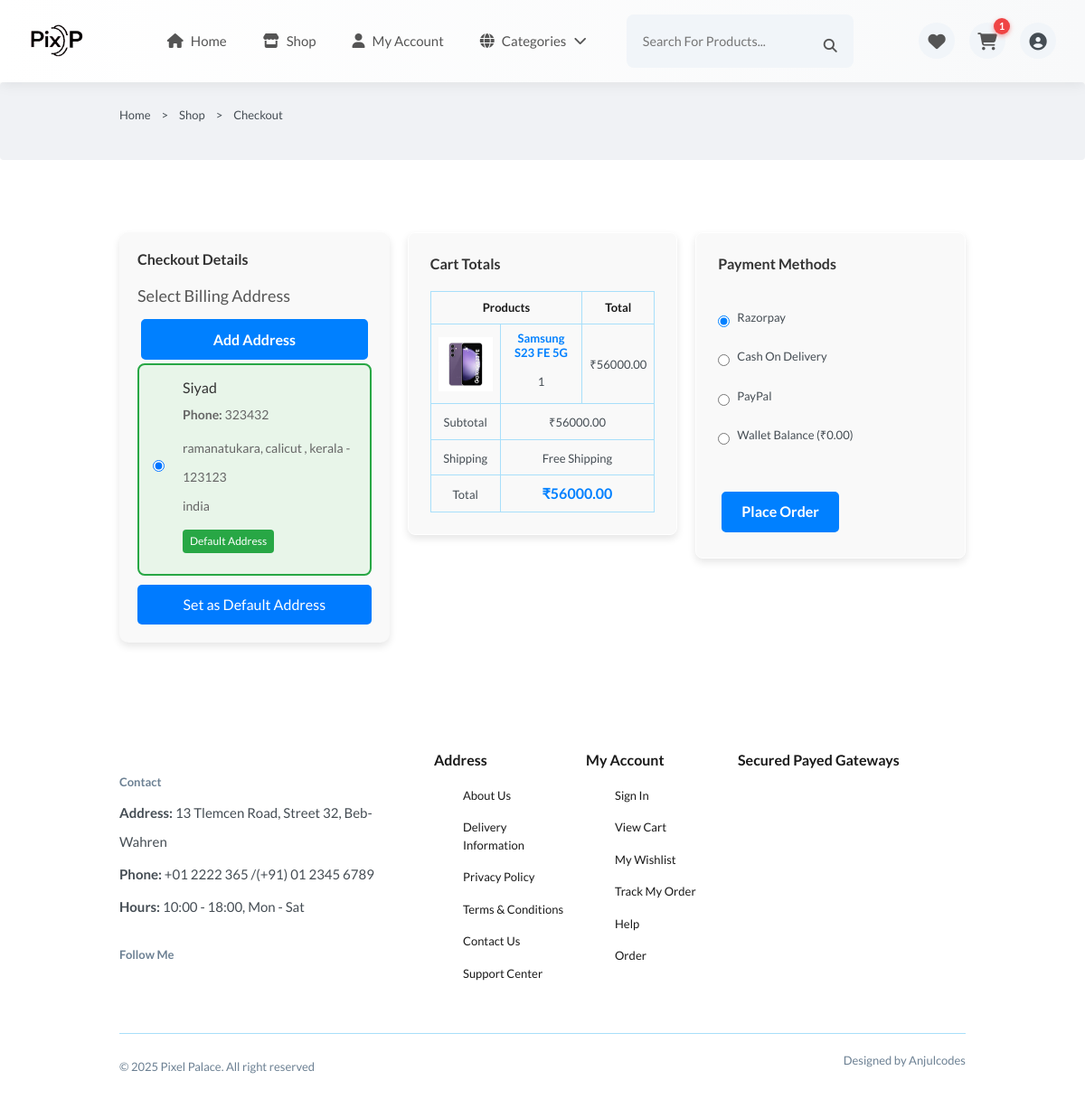
The app's page /order/checkout/ (signed in) with its own data.
### userapp/models.py (models this page shows, shortened)
class Address(models.Model):
    user = models.ForeignKey(User, on_delete=models.CASCADE, related_name="addresses")
    full_name = models.CharField(max_length=255)
    phone = models.CharField(max_length=15, null=True, blank=True)  # Optional phone number
    street_address = models.TextField()
    city = models.CharField(max_length=100)
    state = models.CharField(max_length=100, null=True, blank=True)  # Optional state
    postal_code = models.CharField(max_length=10, null=True, blank=True)  # Optional postal code
    country = models.CharField(max_length=100)
    is_default = models.BooleanField(default=False)
    class Meta:
        ordering = ['-is_default']  # Default address appears first

### cart/models.py (models this page shows, shortened)
class Cart_items(models.Model):
    cart = models.ForeignKey(Cart, related_name='cart_items', on_delete=models.CASCADE)
    product = models.ForeignKey(Product, null=True, blank=True, on_delete=models.CASCADE)  # Can be null if variant is selected
    product_variant = models.ForeignKey(ProductVariant, null=True, blank=True, on_delete=models.CASCADE)  # Can be null if base product is selected
    quantity = models.PositiveIntegerField(default=1)
    def get_total_price(self):
        if self.product_variant:
            return self.quantity * self.product_variant.price
        return self.quantity * self.product.price

### myapp/models.py (models this page shows, shortened)
class Product(models.Model):
    name = models.CharField(max_length=50)
    price = models.DecimalField(default=0,decimal_places=2,max_digits=10,null=True, blank=True)
    price_initial = models.DecimalField(default=0,decimal_places=2,max_digits=10)
    category = models.ForeignKey(Category,on_delete=models.CASCADE,default =1)
    description = models.TextField(default='', blank=True, null=True)
    image =models.ImageField(upload_to='uploads/product/', max_length=255,null=True, blank=True)
    is_popular = models.BooleanField(default =False)
    is_featured = models.BooleanField(default =False)
    is_sale = models.BooleanField(default =False)
    sale_price =  models.DecimalField(default=0,decimal_places=2,max_digits=10)
    date = models.DateField(default = datetime.datetime.today)
    rating = models.DecimalField(max_digits=2, decimal_places=1, default=3)
    is_blocked = models.BooleanField(default = False)
    stock_quantity = models.IntegerField(default=10)
    base_product_detail = models.CharField(max_length=255,null=True, blank=True)
    objects = ProductManager()

### payment/models.py (models this page shows, shortened)
class Wallet(models.Model):
    user = models.OneToOneField(User, on_delete=models.CASCADE, related_name="wallet")
    balance = models.DecimalField(max_digits=10, decimal_places=2, default=0.00)

### order/views.py (the view, shortened to what this page needs)
# urls.py: path('checkout/', views.checkout, name='checkout'),
def checkout(request):
    if not request.user.is_authenticated:
        messages.warning(request, "Please log in to proceed to checkout.")
        return redirect('login')
    cart = Cart.objects.filter(user=request.user).first()
    if not cart:
        messages.warning(request, "Your cart is empty. Please add items before proceeding to checkout.")
        return redirect('view_cart')
    cart_items = Cart_items.objects.filter(cart=cart).select_related('product', 'product_variant')
    if not cart_items.exists():
        messages.warning(request, "Your cart is empty. Please add items before proceeding to checkout.")
        return redirect('view_cart')
    out_of_stock_items = []
    for item in cart_items:
        if item.product_variant:  # Check stock for variants
            if item.quantity > item.product_variant.stock_quantity:
                out_of_stock_items.append(item.product_variant.name)
        else:  # Check stock for base products
            if item.quantity > item.product.stock_quantity:
                out_of_stock_items.append(item.product.name)
    if out_of_stock_items:
        messages.error(request, f"The following items are out of stock: {', '.join(out_of_stock_items)}")
        return redirect('view_cart')
    wallet = Wallet.objects.get(user=request.user)
    wallet_balance = wallet.balance
    for item in cart_items:
        item.subtotal = item.get_total_price()
    total_price = sum(item.subtotal for item in cart_items)
    addresses = Address.objects.filter(user=request.user)
    has_default_address = addresses.filter(is_default=True).exists()
    return render(request, 'checkout.html', {
        'cart_items': cart_items,
        'cart': cart,
        'total_price': total_price,
        'addresses': addresses,
        'wallet_balance': wallet_balance,
        'has_default_address': has_default_address,  # Pass whether a default address exists
    })

### cart/context_processors.py (called while the page is built)
def cart_item_count(request):
    if request.user.is_authenticated:
        cart, created = Cart.objects.get_or_create(user=request.user)
        count = cart.cart_items.count()  # Count total items in the cart
    else:
        count = 0  # If user is not logged in, set count to 0
    return {'cart_count': count}

def wishlist_item_count(request):
    if request.user.is_authenticated:
        wishlist, created = Wishlist.objects.get_or_create(user=request.user)
        count = wishlist.items.count()  # Use 'items' from related_name in WishlistItem
    else:
        count = 0  # No wishlist items if user is not logged in
    return {'wishlist_count': count}

### templates/checkout.html (shortened to what this page needs)
{% extends 'base.html' %}
{% load static %}
{% block extra_css %}
<link href="{% static 'css/styles.css' %}" rel="stylesheet" />
<link href="{% static 'css/checkout.css' %}" rel="stylesheet" />
{% endblock %}
{% block content %}
<section class="breadcrumb">
    <ul class="breadcrumb__list flex container">
        <li><a href="index.html" class="breadcrumb__link">Home</a></li>
        <li><span class="breadcrumb__link">></span></li>
        <li><span class="breadcrumb__link">Shop</span></li>
        <li><span class="breadcrumb__link">></span></li>
        <li><span class="breadcrumb__link">Checkout</span></li>
    </ul>
</section>
<section class="checkout section--lg">
    <div class="checkout__container container grid">
        <div class="checkout__group">
            <h3 class="section__title">Checkout Details</h3>
            <h4 class="section__subtitle">Select Billing Address</h4>
            <a href="{% url 'add_address' %}" class="btn btn--md btn--primary">Add Address</a>
            <form method="POST" class="address-form">
                <div class="address-list">
                    {% for address in addresses %}
                        <div class="address-card {% if address.is_default %}default-address{% endif %}">
                            <label class="address-label">
                                <input type="radio" name="default_address" value="{{ address.id }}" {% if address.is_default %}checked{% endif %} class="address-radio">
                                <div class="address-details">
                                    <h5 class="address-name">{{ address.full_name }}</h5>
                                    {% if address.phone %}
                                        <p class="address-phone"><strong>Phone:</strong> {{ address.phone }}</p>
                                    {% endif %}
                                    <p class="address-location">
                                        {{ address.street_address }}, {{ address.city }}
                                        {% if address.state %}, {{ address.state }}{% endif %}
                                        - {{ address.postal_code }}<br>
                                        {{ address.country }}
                                    </p>
                                    {% if address.is_default %}
                                        <span class="default-badge">Default Address</span>
                                    {% endif %}
                                </div>
                            </label>
                        </div>
                    {% empty %}
                        <p class="no-addresses">No addresses available. Please add an address to proceed.</p>
                    {% endfor %}
                </div>
                <button type="submit" name="set_default_address" class="btn-set-default">Set as Default Address</button>
            </form>
        </div>
        <div class="checkout__group">
            <h3 class="section__title">Cart Totals</h3>
            <table class="order__table">
        <thead>
            <tr>
                <th colspan="2">Products</th>
                <th>Total</th>
            </tr>
        </thead>
        <tbody>
            {% for item in cart_items %}
            <tr>
                <td>
                    <img
                        src="{% if item.product_variant and item.product_variant.image %}{{ item.product_variant.image.url }}{% else %}{{ item.product.image.url }}{% endif %}"
                        alt=""
                        class="order__img"
                    />
                </td>
                <td>
                    <h3 class="table__title">
                        {{ item.product.name }}
                    </h3>
                    <p class="table__quantity">{{ item.quantity }}</p>
                </td>
                <td>
                    <span class="table__price">₹{{ item.subtotal }}</span>
                </td>
            </tr>
            {% endfor %}
            <tr>
                <td><span class="order__subtitle">Subtotal</span></td>
                {% if cart.coupon %}
                <td colspan="2"><span class="table__price">₹{{ cart.discounted_price }}</span></td>
                {% else %}
                <td colspan="2"><span class="table__price">₹{{ total_price }}</span></td>
                {% endif %}
            </tr>
            <tr>
                <td><span class="order__subtitle">Shipping</span></td>
                <td colspan="2">
                    <span class="table__price">Free Shipping</span>
                </td>
            </tr>
            <tr>
                <td><span class="order__subtitle">Total</span></td>
                <td colspan="2">
                    {% if cart.coupon %}
                    <span class="order__grand-total">₹{{ cart.discounted_price }}</span>
                    {% else %}
                    <span class="order__grand-total">₹{{ total_price }}</span>
                    {% endif %}
                </td>
            </tr>
        </tbody>
    </table>
</div>
 <form id="paymentForm" method="POST">
    <div class="checkout__group">
        <h3 class="section__title">Payment Methods</h3>
        <div class="payment__methods">
            <div class="payment__option flex">
                <input type="radio" name="payment_method" id="razorpay" checked class="payment__input" value="razorpay" />
                <label for="razorpay" class="payment__label">Razorpay</label>
            </div>
            <div class="payment__option flex">
                <input type="radio" name="payment_method" id="cod" class="payment__input" value="cod" />
                <label for="cod" class="payment__label">Cash On Delivery</label>
            </div>
            <div class="payment__option flex">
                <input type="radio" name="payment_method" id="paypal" class="payment__input" value="paypal" />
                <label for="paypal" class="payment__label">PayPal</label>
            </div>
            <div class="payment__option flex">
                <input type="radio" name="payment_method" id="wallet" class="payment__input" value="wallet" />
                <label for="wallet" class="payment__label">Wallet Balance (₹{{ wallet_balance }})</label>
            </div>
        </div>
        <button id="placeOrderBtn" class="btn btn--md text-white" type="button" {% if not has_default_address %}disabled{% endif %}>
            Place Order
        </button>
    </div>
</form>
    </div>
</section>
  {% endblock content %}

### static/css/checkout.css (style rules this page uses)
.checkout__container { display: grid; grid-template-columns: repeat(3, 1fr); gap: 20px; align-items: start; }
.checkout__group { background: #f9f9f9; border-radius: 10px; box-shadow: 0 4px 8px rgba(0, 0, 0, 0.1); padding: 20px; }
.section__title { font-size: 24px; font-weight: 600; margin-bottom: 20px; color: #333; }
.section__subtitle { font-size: 18px; font-weight: 500; margin-bottom: 15px; color: #555; }
.address-list { display: grid; grid-template-columns: repeat(auto-fit, minmax(250px, 1fr)); gap: 15px; align-items: start; }
.address-card { background: #fff; border: 1px solid #ddd; border-radius: 8px; padding: 15px; transition: all 0.3s ease; cursor: pointer; }
.default-address { border: 2px solid #28a745; background: #e8f5e9; }
.address-label { display: flex; align-items: center; gap: 10px; cursor: pointer; }
.address-radio { margin-right: 10px; }
.address-details { flex-grow: 1; }
.address-name { font-size: 16px; font-weight: 500; margin-bottom: 5px; color: #333; }
.address-phone, .address-location { font-size: 14px; color: #666; margin-bottom: 5px; }
.default-badge { display: inline-block; padding: 4px 8px; background: #28a745; color: #fff; font-size: 12px; border-radius: 4px; margin-top: 5px; }
.btn-set-default { display: block; width: 100%; padding: 10px; background: #007bff; color: #fff; border: none; border-radius: 5px; font-size: 16px; cursor: pointer; transition: background 0.3s ease; }

### templates/base.html (style rules this page uses)
p { margin-bottom: 0rem; }

### templates/navbar.html (style rules this page uses)
html { scroll-behavior: smooth; }

### records on screen
Address: is_default "☑ Siyad Phone: 323432 ramanatu", full_name "Siyad", phone "323432", street_address "ramanatukara", city "calicut", state "kerala", postal_code "123123", country "india", shows "Default Address"
Cart_items: product.image (picture), product.name "Samsung S23 FE 5G", quantity "1", subtotal "56000.00"
Wallet: balance "0.00"

### other values on screen
{{ cart_count }} "1"
{{ total_price }} "56000.00"
